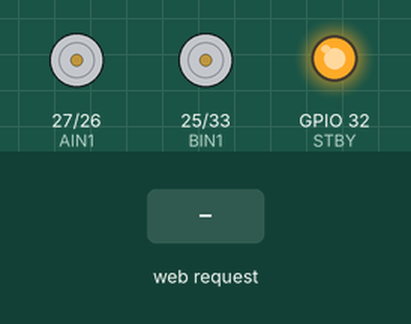
This sketch was run on a simulated ESP32. Shown: motor-driver pin pairs drawn as motors (green arrow = first pin HIGH = forward, orange = second pin HIGH = backward, longer = more drive, scaled by the enable pin, stopped while the standby pin is LOW), output pins drawn as LEDs (lit = HIGH). The test bench sets the inputs (shaded band). WiFi joins after 1.5 s; servers stay silent unless stated; what the sketch prints to the serial monitor is not drawn.

Above: at 2.7 s.
2.8 s: HTTP request GET /drive?action=forward received
At 3.2 s:
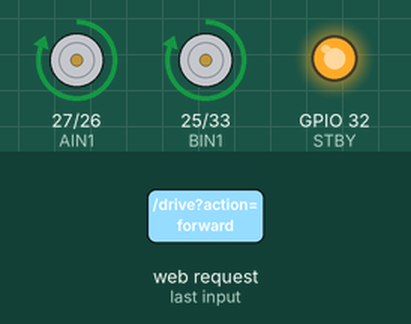
4.9 s: HTTP request GET /drive?action=backward received
At 5.3 s:
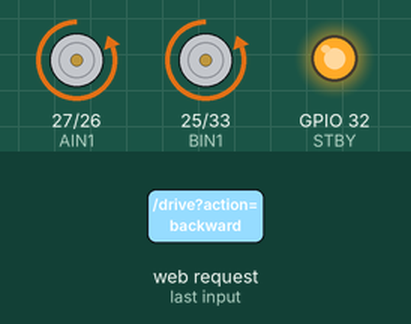
7.0 s: HTTP request GET /drive?action=left received
At 7.4 s:
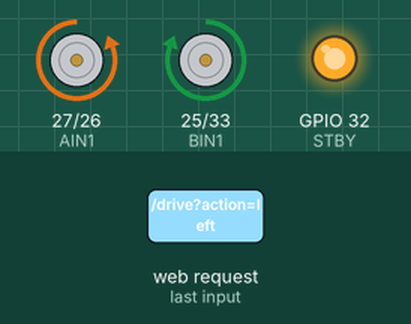
9.1 s: HTTP request GET /drive?action=right received
At 9.5 s:
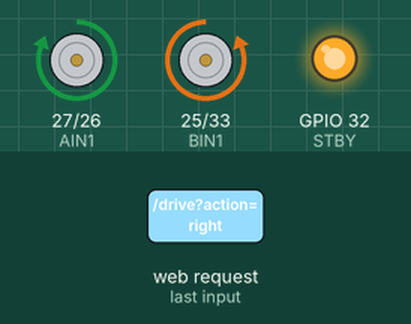
Timing chart, 0 to 12.1 s (numbered marks = the images above; inputs shaded):
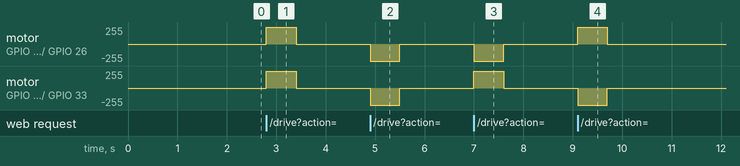

Measured:
- after the input at 2.8 s, motor on GPIO 27 (AIN1) / GPIO 26 (AIN2), motor on GPIO 25 (BIN1) / GPIO 33 (BIN2): stopped → forward 255/255 at once, → stopped 0.60 s later
- after the input at 4.9 s, motor on GPIO 27 (AIN1) / GPIO 26 (AIN2), motor on GPIO 25 (BIN1) / GPIO 33 (BIN2): stopped → backward 255/255 at once, → stopped 0.60 s later
- after the input at 7.0 s, motor on GPIO 27 (AIN1) / GPIO 26 (AIN2): stopped → backward 255/255 at once, → stopped 0.60 s later; motor on GPIO 25 (BIN1) / GPIO 33 (BIN2): stopped → forward 255/255 at once, → stopped 0.60 s later
- after the input at 9.1 s, motor on GPIO 27 (AIN1) / GPIO 26 (AIN2): stopped → forward 255/255 at once, → stopped 0.60 s later; motor on GPIO 25 (BIN1) / GPIO 33 (BIN2): stopped → backward 255/255 at once, → stopped 0.60 s later

The sketch:

wifi_car.ino
```cpp
#include <WiFi.h>
#include <WebServer.h>
#include <ESPmDNS.h>

const char* WIFI_SSID = "YOUR_SSID";
const char* WIFI_PASS = "YOUR_PASSWORD";

// Channel A (left motors)
#define AIN1 27
#define AIN2 26
#define PWMA 14

// Channel B (right motors)
#define BIN1 25
#define BIN2 33
#define PWMB 12

#define STBY 32

#define WATCHDOG_MS 600

WebServer server(80);
unsigned long lastCmd = 0;
int currentSpeed = 255;

void setLeft(int dir, int spd) {
  switch (dir) {
    case 1:  digitalWrite(AIN1, HIGH); digitalWrite(AIN2, LOW);  break; // forward
    case -1: digitalWrite(AIN1, LOW);  digitalWrite(AIN2, HIGH); break; // backward
    default: digitalWrite(AIN1, LOW);  digitalWrite(AIN2, LOW);  break; // stop
  }
  analogWrite(PWMA, spd);
}

void setRight(int dir, int spd) {
  switch (dir) {
    case 1:  digitalWrite(BIN1, HIGH); digitalWrite(BIN2, LOW);  break;
    case -1: digitalWrite(BIN1, LOW);  digitalWrite(BIN2, HIGH); break;
    default: digitalWrite(BIN1, LOW);  digitalWrite(BIN2, LOW);  break;
  }
  analogWrite(PWMB, spd);
}

void stopAll() {
  setLeft(0, 0);
  setRight(0, 0);
}

void sendOk(const char* msg) {
  server.sendHeader("Access-Control-Allow-Origin", "*");
  server.send(200, "text/plain", msg);
}

void handleDrive() {
  String action = server.arg("action");
  if (server.hasArg("speed")) currentSpeed = server.arg("speed").toInt();
  lastCmd = millis();

  if (action == "forward") {
    setLeft(1, currentSpeed);
    setRight(1, currentSpeed);
    sendOk("forward");
  } else if (action == "backward") {
    setLeft(-1, currentSpeed);
    setRight(-1, currentSpeed);
    sendOk("backward");
  } else if (action == "left") {
    setLeft(-1, currentSpeed);
    setRight(1, currentSpeed);
    sendOk("left");
  } else if (action == "right") {
    setLeft(1, currentSpeed);
    setRight(-1, currentSpeed);
    sendOk("right");
  } else {
    stopAll();
    sendOk("stop");
  }
}

void handleStop() {
  lastCmd = millis();
  stopAll();
  sendOk("stopped");
}

void handleStatus() {
  String json = "{\"uptime\":" + String(millis() / 1000) + ",\"speed\":" + String(currentSpeed) + "}";
  server.sendHeader("Access-Control-Allow-Origin", "*");
  server.send(200, "application/json", json);
}

void setup() {
  Serial.begin(115200);

  pinMode(AIN1, OUTPUT);
  pinMode(AIN2, OUTPUT);
  pinMode(PWMA, OUTPUT);
  pinMode(BIN1, OUTPUT);
  pinMode(BIN2, OUTPUT);
  pinMode(PWMB, OUTPUT);
  pinMode(STBY, OUTPUT);

  digitalWrite(STBY, HIGH);
  stopAll();

  WiFi.begin(WIFI_SSID, WIFI_PASS);
  Serial.print("Connecting to WiFi");
  while (WiFi.status() != WL_CONNECTED) {
    delay(500);
    Serial.print(".");
  }
  Serial.println();
  Serial.print("IP: ");
  Serial.println(WiFi.localIP());

  if (MDNS.begin("4wd-car")) {
    Serial.println("mDNS: http://4wd-car.local");
  }

  server.on("/drive", handleDrive);
  server.on("/stop", handleStop);
  server.on("/status", handleStatus);
  server.begin();
  Serial.println("HTTP server started");
}

void loop() {
  server.handleClient();

  if (millis() - lastCmd > WATCHDOG_MS && lastCmd > 0) {
    stopAll();
  }
}
```
